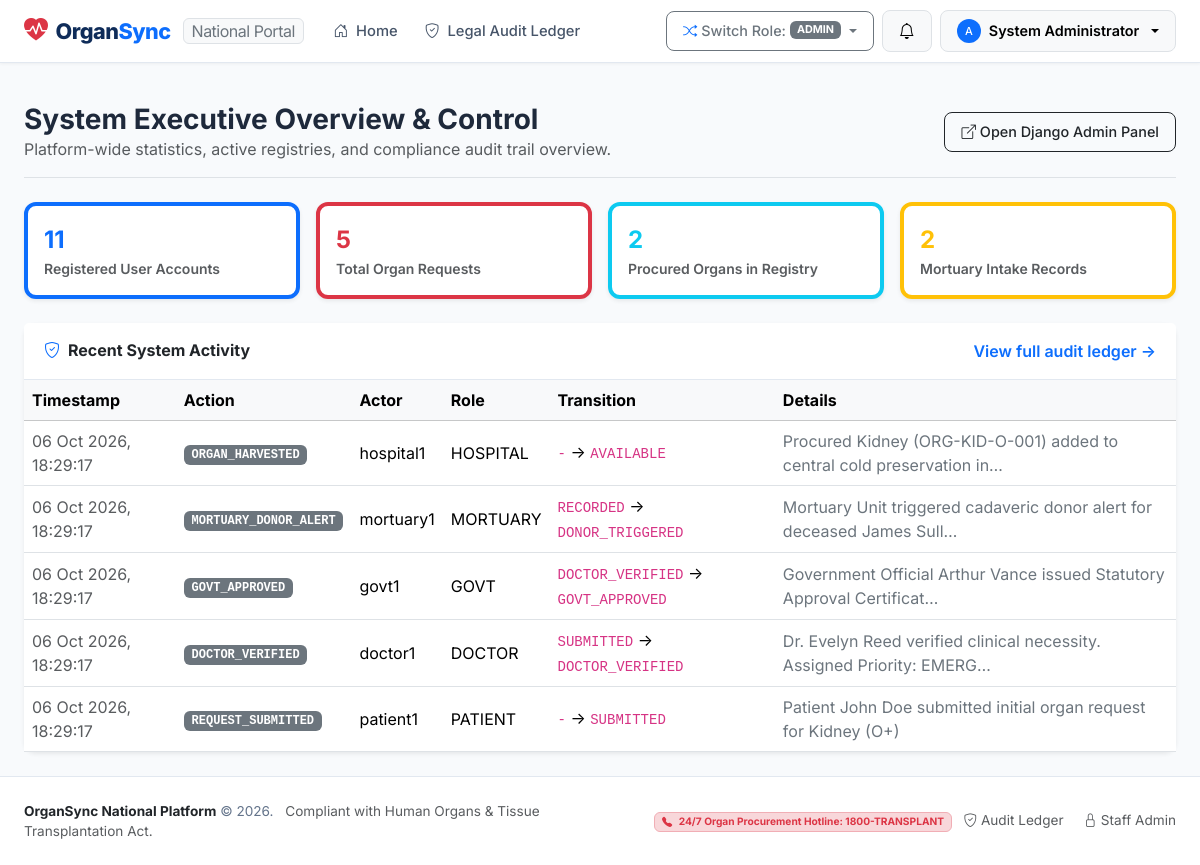
/admin-overview/ (signed in), run on the app's committed database.
### organ_app/models.py (models this page shows, shortened)
class UserProfile(models.Model):
    user = models.OneToOneField(User, on_delete=models.CASCADE, related_name='profile')
    role = models.CharField(max_length=20, choices=ROLE_CHOICES, default='PATIENT')
    phone = models.CharField(max_length=20, blank=True)
    national_id = models.CharField(max_length=50, blank=True, help_text="National Identification / Aadhar")
    hospital = models.ForeignKey(Hospital, on_delete=models.SET_NULL, null=True, blank=True, related_name='staff_members')
    license_or_emp_id = models.CharField(max_length=100, blank=True, help_text="Medical license / Govt ID / Employee number")
    blood_group = models.CharField(max_length=5, choices=BLOOD_GROUP_CHOICES, blank=True)
    date_of_birth = models.DateField(null=True, blank=True)
    address = models.TextField(blank=True)
    emergency_contact_name = models.CharField(max_length=100, blank=True)
    emergency_contact_phone = models.CharField(max_length=20, blank=True)
    created_at = models.DateTimeField(auto_now_add=True)

class AuditLog(models.Model):
    request = models.ForeignKey(OrganRequest, on_delete=models.CASCADE, null=True, blank=True, related_name='audit_logs')
    organ = models.ForeignKey(AvailableOrgan, on_delete=models.SET_NULL, null=True, blank=True)
    mortuary_record = models.ForeignKey(MortuaryRecord, on_delete=models.SET_NULL, null=True, blank=True)
    actor = models.ForeignKey(User, on_delete=models.SET_NULL, null=True)
    actor_role = models.CharField(max_length=50)
    action = models.CharField(max_length=80)
    from_state = models.CharField(max_length=60, blank=True)
    to_state = models.CharField(max_length=60, blank=True)
    ip_address = models.GenericIPAddressField(null=True, blank=True)
    comments = models.TextField(blank=True)
    timestamp = models.DateTimeField(auto_now_add=True)
    class Meta:
        ordering = ['-timestamp']

### organ_app/views.py (the view)
# urls.py: path('admin-overview/', views.admin_overview, name='admin_overview'),
@login_required
def admin_overview(request):
    if not request.user.is_superuser and getattr(getattr(request.user, 'profile', None), 'role', '') != 'ADMIN':
        messages.warning(request, "Admin overview restricted to system administrators.")
        return redirect('dashboard')
    return render(request, 'admin_overview.html', {
        'total_users': User.objects.count(),
        'total_requests': OrganRequest.objects.count(),
        'total_organs': AvailableOrgan.objects.count(),
        'total_donors': DonorRecord.objects.count(),
        'total_mortuary': MortuaryRecord.objects.count(),
        'recent_logs': AuditLog.objects.all()[:15],
    })

### templates/admin_overview.html (shortened to what this page needs)
{% extends "base.html" %}
{% block content %}
<div class="container-fluid px-lg-4 py-4">
    <div class="d-flex justify-content-between align-items-center mb-4 pb-3 border-bottom">
        <div>
            <h3 class="fw-bold mb-0">System Executive Overview &amp; Control</h3>
            <p class="text-muted mb-0 fs-8">Platform-wide statistics, active registries, and compliance audit trail overview.</p>
        </div>
        <div>
            <a href="/admin/" target="_blank" class="btn btn-outline-dark btn-sm">
                <i class="bi bi-box-arrow-up-right me-1"></i>Open Django Admin Panel
            </a>
        </div>
    </div>
    <div class="row g-3 mb-4">
        <div class="col-md-3">
            <div class="card p-3 shadow-sm border-start border-4 border-primary">
                <div class="fs-4 fw-bold text-primary">{{ total_users }}</div>
                <small class="text-muted fw-semibold">Registered User Accounts</small>
            </div>
        </div>
        <div class="col-md-3">
            <div class="card p-3 shadow-sm border-start border-4 border-danger">
                <div class="fs-4 fw-bold text-danger">{{ total_requests }}</div>
                <small class="text-muted fw-semibold">Total Organ Requests</small>
            </div>
        </div>
        <div class="col-md-3">
            <div class="card p-3 shadow-sm border-start border-4 border-info">
                <div class="fs-4 fw-bold text-info">{{ total_organs }}</div>
                <small class="text-muted fw-semibold">Procured Organs in Registry</small>
            </div>
        </div>
        <div class="col-md-3">
            <div class="card p-3 shadow-sm border-start border-4 border-warning">
                <div class="fs-4 fw-bold text-warning">{{ total_mortuary }}</div>
                <small class="text-muted fw-semibold">Mortuary Intake Records</small>
            </div>
        </div>
    </div>
    <div class="card shadow-sm border-0">
        <div class="card-header bg-white py-3 d-flex justify-content-between align-items-center">
            <h6 class="fw-bold mb-0"><i class="bi bi-shield-check me-2 text-primary"></i>Recent System Activity</h6>
            <a href="{% url 'audit_logs' %}" class="fs-8 text-decoration-none">View full audit ledger &rarr;</a>
        </div>
        <div class="card-body p-0">
            <div class="table-responsive">
                <table class="table table-hover align-middle mb-0 fs-8">
                    <thead class="table-light">
                        <tr>
                            <th>Timestamp</th>
                            <th>Action</th>
                            <th>Actor</th>
                            <th>Role</th>
                            <th>Transition</th>
                            <th>Details</th>
                        </tr>
                    </thead>
                    <tbody>
                        {% for log in recent_logs %}
                            <tr>
                                <td class="text-muted">{{ log.timestamp|date:"d M Y, H:i:s" }}</td>
                                <td><span class="badge bg-secondary font-monospace">{{ log.action }}</span></td>
                                <td>{{ log.actor.username|default:"System" }}</td>
                                <td>{{ log.actor_role }}</td>
                                <td><code>{{ log.from_state|default:"-" }}</code> &rarr; <code>{{ log.to_state }}</code></td>
                                <td class="text-secondary">{{ log.comments|truncatechars:70 }}</td>
                            </tr>
                        {% endfor %}
                    </tbody>
                </table>
            </div>
        </div>
    </div>
</div>
{% endblock %}

### templates/base.html (shortened to what this page needs)
<!DOCTYPE html>
<html lang="en">
<head>
    <link href="https://cdn.jsdelivr.net/npm/bootstrap@5.3.3/dist/css/bootstrap.min.css" rel="stylesheet">
    <link rel="stylesheet" href="https://cdn.jsdelivr.net/npm/bootstrap-icons@1.11.3/font/bootstrap-icons.min.css">
</head>
<body>
    <nav class="navbar navbar-expand-lg sticky-top">
        <div class="container-fluid px-lg-4">
            <a class="navbar-brand d-flex align-items-center gap-2" href="{% url 'landing' %}">
                <i class="bi bi-heart-pulse-fill text-danger fs-4"></i>
                <span>Organ<span class="text-primary">Sync</span></span>
                <span class="badge bg-light text-secondary border fs-6 fw-normal px-2 py-1 ms-1">National Portal</span>
            </a>
            <div class="collapse navbar-collapse" id="navbarMain">
                <ul class="navbar-nav me-auto mb-2 mb-lg-0 align-items-lg-center">
                    <li class="nav-item">
                        <a class="nav-link" href="{% url 'landing' %}"><i class="bi bi-house-door me-1"></i> Home</a>
                    </li>
                    {% if user.is_authenticated %}
                        <li class="nav-item">
                            <a class="nav-link" href="{% url 'audit_logs' %}"><i class="bi bi-shield-check me-1"></i> Legal Audit Ledger</a>
                        </li>
                    {% endif %}
                </ul>
                <div class="d-flex align-items-center gap-2">
                    <div class="dropdown">
                        <button class="btn btn-outline-secondary btn-sm dropdown-toggle d-flex align-items-center gap-1" type="button" data-bs-toggle="dropdown" aria-expanded="false">
                            <i class="bi bi-shuffle text-primary"></i>
                            <span class="d-none d-md-inline">Switch Role:</span>
                            <span class="badge bg-secondary">{{ user_role|default:"Public" }}</span>
                        </button>
                    </div>
                    {% if user.is_authenticated %}
                        <div class="dropdown">
                            <button class="btn btn-light position-relative btn-sm border" type="button" data-bs-toggle="dropdown" aria-expanded="false">
                                <i class="bi bi-bell fs-6"></i>
                            </button>
                        </div>
                        <div class="dropdown">
                            <button class="btn btn-light btn-sm border dropdown-toggle d-flex align-items-center gap-2" type="button" data-bs-toggle="dropdown">
                                <div class="bg-primary text-white rounded-circle d-flex align-items-center justify-content-center" style="width: 24px; height: 24px; font-size: 11px;">
                                    {{ user.username|make_list|first|upper }}
                                </div>
                                <span class="d-none d-sm-inline fw-semibold">{{ user.get_full_name|default:user.username }}</span>
                            </button>
                        </div>
                    {% else %}
                        <a href="{% url 'login' %}" class="btn btn-outline-primary btn-sm">Sign In</a>
                        <a href="{% url 'register' %}" class="btn btn-primary btn-sm">Register as Patient</a>
                    {% endif %}
                </div>
            </div>
        </div>
    </nav>
    <main class="flex-grow-1">
        {% block content %}{% endblock %}
    </main>
    <footer>
        <div class="container-fluid px-lg-4 text-center text-md-start">
            <div class="row align-items-center">
                <div class="col-md-6 mb-2 mb-md-0">
                    <span class="fw-bold text-dark">OrganSync National Platform</span> &copy; 2026.
                    <span class="d-block d-sm-inline ms-sm-2 text-muted">Compliant with Human Organs & Tissue Transplantation Act.</span>
                </div>
                <div class="col-md-6 text-md-end">
                    <span class="badge bg-danger-subtle text-danger border border-danger-subtle me-2">
                        <i class="bi bi-telephone-fill me-1"></i> 24/7 Organ Procurement Hotline: 1800-TRANSPLANT
                    </span>
                    <a href="{% url 'audit_logs' %}" class="text-decoration-none text-muted me-3 fs-8"><i class="bi bi-shield-check"></i> Audit Ledger</a>
                    <a href="/admin/" class="text-decoration-none text-muted fs-8"><i class="bi bi-lock"></i> Staff Admin</a>
                </div>
            </div>
        </div>
    </footer>
</body>
</html>

### templates/base.html (style rules this page uses)
:root { --primary-navy: #0F2C59; --secondary-blue: #1E3A8A; --accent-teal: #0284C7; --accent-crimson: #DC2626; --accent-emerald: #059669; --bg-light: #F8FAFC; --card-border: #E2E8F0; }
body { font-family: 'Inter', -apple-system, BlinkMacSystemFont, sans-serif; background-color: var(--bg-light); color: #1E293B; min-height: 100vh; display: flex; flex-direction: column; }
.navbar-brand { font-weight: 800; letter-spacing: -0.5px; color: var(--primary-navy) !important; font-size: 1.35rem; }
.navbar { background-color: #FFFFFF !important; border-bottom: 1px solid var(--card-border); box-shadow: 0 1px 3px 0 rgba(0, 0, 0, 0.05); }
.nav-link { font-weight: 500; font-size: 0.92rem; color: #475569 !important; padding: 0.5rem 0.85rem !important; border-radius: 6px; transition: all 0.2s ease; }
.card { border: 1px solid var(--card-border); border-radius: 12px; box-shadow: 0 1px 3px rgba(0,0,0,0.03), 0 1px 2px rgba(0,0,0,0.02); background: #FFFFFF; }
.card-header { background: #FFFFFF; border-bottom: 1px solid var(--card-border); font-weight: 600; padding: 1rem 1.25rem; }
.btn { font-weight: 500; border-radius: 8px; padding: 0.5rem 1rem; font-size: 0.9rem; }
footer { margin-top: auto; border-top: 1px solid var(--card-border); background: #FFFFFF; padding: 1.5rem 0; font-size: 0.85rem; color: #64748B; }

### data on the page
UserProfile: role "ADMIN"
AuditLog: timestamp "06 Oct 2026, 18:29:17", action "ORGAN_HARVESTED", actor.username "hospital1", actor_role "HOSPITAL", from_state "-", to_state "AVAILABLE", comments "Procured Kidney (ORG-KID-O-001) added to central cold preservation in…"
AuditLog: timestamp "06 Oct 2026, 18:29:17", action "MORTUARY_DONOR_ALERT", actor.username "mortuary1", actor_role "MORTUARY", from_state "RECORDED", to_state "DONOR_TRIGGERED", comments "Mortuary Unit triggered cadaveric donor alert for deceased James Sull…"
AuditLog: timestamp "06 Oct 2026, 18:29:17", action "GOVT_APPROVED", actor.username "govt1", actor_role "GOVT", from_state "DOCTOR_VERIFIED", to_state "GOVT_APPROVED", comments "Government Official Arthur Vance issued Statutory Approval Certificat…"
AuditLog: timestamp "06 Oct 2026, 18:29:17", action "DOCTOR_VERIFIED", actor.username "doctor1", actor_role "DOCTOR", from_state "SUBMITTED", to_state "DOCTOR_VERIFIED", comments "Dr. Evelyn Reed verified clinical necessity. Assigned Priority: EMERG…"
AuditLog: timestamp "06 Oct 2026, 18:29:17", action "REQUEST_SUBMITTED", actor.username "patient1", actor_role "PATIENT", from_state "-", to_state "SUBMITTED", comments "Patient John Doe submitted initial organ request for Kidney (O+)"

### other printed values
{{ user.username|make_list|first|upper }} "A"
{{ user.get_full_name|default:user.username }} "System Administrator"
{{ total_users }} "11"
{{ total_requests }} "5"
{{ total_organs }} "2"
{{ total_mortuary }} "2"
